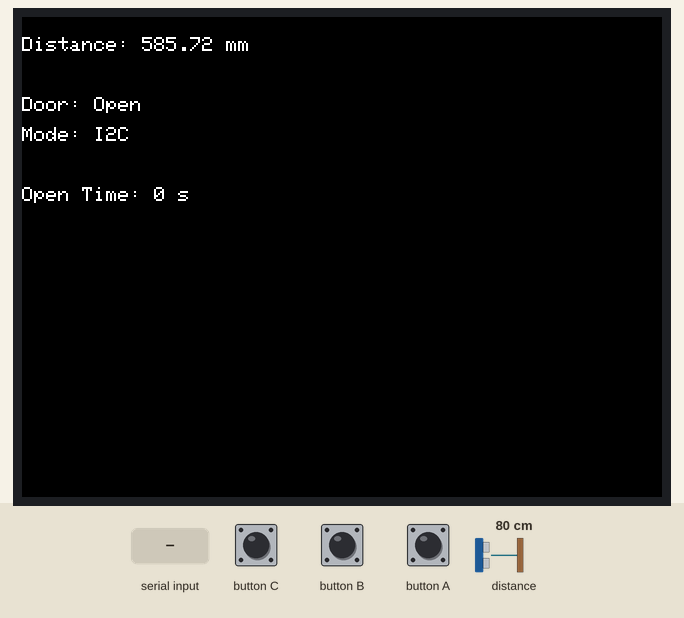
Recording of a program running on a simulated ESP32. On the bench: 320×240 colour display. Inputs (shaded band) come from the test bench; at power-on: distance to the obstacle 80 cm. What the program prints to the serial monitor is not drawn. At 10.7 s the program restarts the board; the recording ends there.

Above: at 1.6 s.
1.7 s: distance to the obstacle set to 2 cm
At 4.5 s:
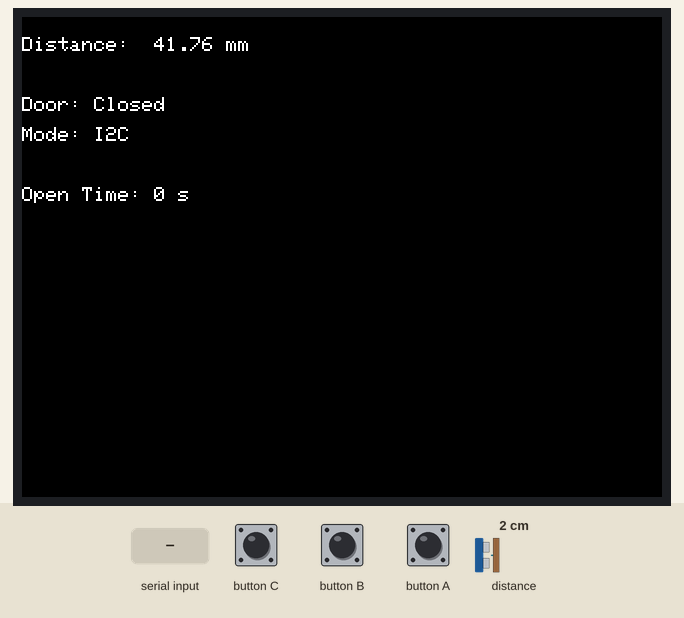
4.7 s: distance to the obstacle set to 4 cm
7.6 s: distance to the obstacle set to 9 cm
At 9.9 s:
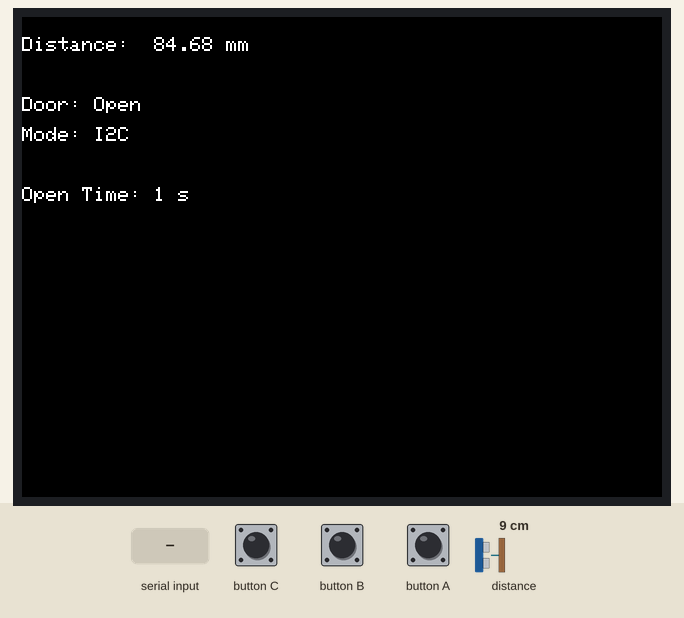
10.6 s: "RESET\n" received over Serial
Timing chart, 0 to 10.7 s (numbered marks = the images above; inputs shaded):
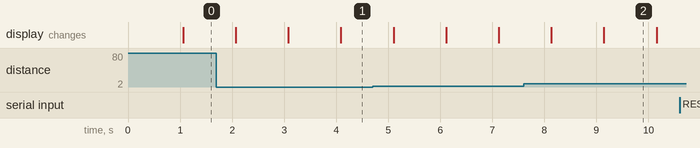

The program:

main.cpp
```cpp
#include <Arduino.h>
#include <M5Unified.h>
#include "peripheral/DistanceSensor.h"
#include "core/DoorOpenDetector.h"
#include "Config.h"

DistanceSensor ds;
DoorOpenDetector doorOpenDetector(&ds);

void setup() {
  M5.begin();
  Serial.begin(Config::SERIAL_BAUDRATE);
  ds.init();
}

void loop() {
  static unsigned long lastUpdateTime = 0;
  static unsigned long lastSensorUpdateTime = 0;
  static unsigned long lastSerialSendTime = 0;
  unsigned long currentTime = millis();

  // ds.update()
  if (currentTime - lastSensorUpdateTime >= 10) {
    lastSensorUpdateTime = currentTime;
    ds.update();
  }

  // doorOpenDetector.update()
  if (currentTime - lastUpdateTime >= 1000) {
    lastUpdateTime = currentTime;
    doorOpenDetector.update();

    float distance = ds.getFilteredValue();
    bool isOpen = ds.isAboveThreshold();

    //M5.Lcd.clear();
    M5.Lcd.setCursor(0, 10);
    M5.Lcd.printf("Distance: %6.2f mm\n", distance);
    M5.Lcd.setCursor(0, 40);
    M5.Lcd.printf("Door: %s", isOpen ? "Open  " : "Closed");

    // Display communication mode
    M5.Lcd.setCursor(0, 55);
    M5.Lcd.printf("Mode: %s", Config::COMMUNICATION_MODE == CommunicationMode::I2C ? "I2C" : "Serial");

    // Display buzzer status for Serial mode
    if (Config::COMMUNICATION_MODE == CommunicationMode::SERIAL_COMM) {
      M5.Lcd.setCursor(0, 70);
      M5.Lcd.printf("Buzzer: %s", doorOpenDetector.getSystemState() == DoorOpenDetector::SystemState::Alert ? "ON " : "OFF");
    }

    // Door open time display
    unsigned long openMs = doorOpenDetector.getOpenDurationMillis();
    M5.Lcd.setCursor(0, 85);
    M5.Lcd.printf("Open Time: %lu s", openMs / 1000);
  }

  // Serial command processing
  if (Serial.available()) {
    String command = Serial.readStringUntil('\n');
    command.trim();

    if (command.startsWith("DISTANCE:")) {
      float distance = command.substring(9).toFloat();
      ds.setSerialDistance(distance);
    }
    else if (command == "RESET") {
      // Reset M5StickC device
      Serial.println("RESET:OK");
      Serial.flush();
      delay(100);
      ESP.restart();
    }
  }

  // Serial communication
  if (currentTime - lastSerialSendTime >= Config::SERIAL_SEND_INTERVAL_MS) {
    lastSerialSendTime = currentTime;
    doorOpenDetector.sendSerialStatus();
  }

  M5.update();
}
```

DoorOpenDetector.cpp
```cpp
#include "DoorOpenDetector.h"
#include <M5Unified.h>
#include "../Config.h"

DoorOpenDetector::DoorOpenDetector(DistanceSensor* sensor)
    : sensor_(sensor),
      systemState_(SystemState::Monitoring),
      timerState_(TimerState::Stopped),
      openStartMillis_(0) {}

void DoorOpenDetector::update() {
    switch (systemState_) {
        case SystemState::Monitoring:
            handleMonitoring();
            break;
        case SystemState::Alert:
            handleAlert();
            break;
    }
}

void DoorOpenDetector::handleMonitoring() {
    switch (timerState_) {
        case TimerState::Stopped:
            if (sensor_->isAboveThreshold()) {
                transitionTo(SystemState::Monitoring, TimerState::Counting);
            } else {
                doAction(systemState_, timerState_);
            }
            break;
        case TimerState::Counting:
            if (!sensor_->isAboveThreshold()) {
                transitionTo(SystemState::Monitoring, TimerState::Stopped);
            } else {
                if (millis() - openStartMillis_ >= ALERT_THRESHOLD_MS) {
                    transitionTo(SystemState::Alert, TimerState::Stopped);
                } else {
                    doAction(systemState_, timerState_);
                }
            }
            break;
    }
}

void DoorOpenDetector::handleAlert() {
    if (!sensor_->isAboveThreshold()) {
        transitionTo(SystemState::Monitoring, TimerState::Stopped);
    } else {
        doAction(systemState_, timerState_);
    }
}

void DoorOpenDetector::transitionTo(SystemState newSystem, TimerState newTimer) {
    exit(systemState_, timerState_);
    systemState_ = newSystem;
    timerState_ = newTimer;
    entry(systemState_, timerState_);

}

void DoorOpenDetector::reset() {
    systemState_ = SystemState::Monitoring;
    timerState_ = TimerState::Stopped;
    openStartMillis_ = 0;
}

void DoorOpenDetector::entry(SystemState system, TimerState timer) {
    // Reset timer on monitoring entry
    if (system == SystemState::Monitoring && timer == TimerState::Counting) {
        openStartMillis_ = millis();
    }
}

void DoorOpenDetector::exit(SystemState system, TimerState timer) {

}

// alert????r?[?v??????
void DoorOpenDetector::doAction(SystemState system, TimerState timer) {
    if (system == SystemState::Alert && Config::COMMUNICATION_MODE == CommunicationMode::I2C) {
        M5.Speaker.tone(4000, 800);
    }
}

unsigned long DoorOpenDetector::getOpenDurationMillis() const {
    if (timerState_ == TimerState::Counting) {
        return millis() - openStartMillis_;
    }
    return 0;
}

DoorOpenDetector::SystemState DoorOpenDetector::getSystemState() const {
    return systemState_;
}

DoorOpenDetector::TimerState DoorOpenDetector::getTimerState() const {
    return timerState_;
}

void DoorOpenDetector::sendSerialStatus() {
    float distance = sensor_->getFilteredValue();
    bool isOpen = sensor_->isAboveThreshold();
    unsigned long openTime = getOpenDurationMillis();

    Serial.print("STATUS:");
    Serial.print("distance=");
    Serial.print(distance);
    Serial.print(",door=");
    Serial.print(isOpen ? "open" : "closed");
    Serial.print(",system_state=");
    Serial.print(systemState_ == SystemState::Monitoring ? "monitoring" : "alert");
    Serial.print(",timer_state=");
    Serial.print(timerState_ == TimerState::Stopped ? "stopped" : "counting");
    Serial.print(",open_time=");
    Serial.print(openTime);
    Serial.print(",buzzer=");
    Serial.print(systemState_ == SystemState::Alert ? "on" : "off");
    Serial.println();
}
```

DoorOpenDetector.h
```cpp
#pragma once

#include "../peripheral/DistanceSensor.h"

class DoorOpenDetector {
public:
    enum class SystemState {
        Monitoring,
        Alert
    };

    enum class TimerState {
        Stopped,
        Counting
    };

    DoorOpenDetector(DistanceSensor* sensor);
    unsigned long getOpenDurationMillis() const;

    void update();
    void reset();

    void entry(SystemState system, TimerState timer);
    void exit(SystemState system, TimerState timer);
    void doAction(SystemState system, TimerState timer);

    SystemState getSystemState() const;
    TimerState getTimerState() const;
    void sendSerialStatus();

private:
    DistanceSensor* sensor_;
    SystemState systemState_;
    TimerState timerState_;
    unsigned long openStartMillis_;
    static constexpr unsigned long ALERT_THRESHOLD_MS = 60000; // 60 seconds

    void transitionTo(SystemState newSystem, TimerState newTimer);
    void handleMonitoring();
    void handleAlert();
};
```

DistanceSensor.cpp
```cpp
#include "DistanceSensor.h"
#include <Wire.h>
#include <M5Unified.h> // Include for M5.Lcd and Serial if needed
#include "../Config.h"

DistanceSensor::DistanceSensor(float ts, float tau)
    : execution_cycle_ts(ts),
      filter_time_constant_tau(tau),
      sensor_output(0),
      sensor_filtered_value(0.0f),
      sensor_filtered_value_prev(0.0f),
      serialBuffer("") {
    lpf_alpha = execution_cycle_ts / (filter_time_constant_tau + execution_cycle_ts);
}

void DistanceSensor::init() {
    if (Config::COMMUNICATION_MODE == CommunicationMode::I2C) {
        Wire.begin(0, 26, 100000UL); // Refer to TOF.ino for HAT connection settings
        sensor.setTimeout(500);
        if (!sensor.init()) {
            // Error handling: Display on M5StickC LCD, etc.
            // Example of serial output and LCD display
            Serial.println("Failed to detect and initialize VL53L0X sensor!");
            M5.Lcd.fillScreen(BLACK);
            M5.Lcd.setCursor(10, 10);
            M5.Lcd.setTextSize(2);
            M5.Lcd.setTextColor(RED);
            M5.Lcd.print("Sensor Fail");
            // Consider stopping processing with an infinite loop, etc.
            while(1);
        }
        sensor.startContinuous();
    } else if (Config::COMMUNICATION_MODE == CommunicationMode::SERIAL_COMM) {
        // Initialize with default distance for serial mode
        sensor_output = 100; // Default distance in mm
        sensor_filtered_value = 100.0f;
        sensor_filtered_value_prev = 100.0f;
        Serial.println("Distance sensor initialized in Serial mode");
    }
}

void DistanceSensor::update() {
    if (Config::COMMUNICATION_MODE == CommunicationMode::I2C) {
        sensor_output = sensor.readRangeContinuousMillimeters();
        if (sensor.timeoutOccurred()) {
            Serial.println("VL53L0X TIMEOUT");
            // Consider how to handle the value in case of timeout (e.g., maintain previous value, set as error value, etc.)
            // Here, the filter calculation is not performed, and the previous value is maintained.
            return;
        }
        lowPassFilter();
    } else if (Config::COMMUNICATION_MODE == CommunicationMode::SERIAL_COMM) {
        checkSerialInput();
        lowPassFilter();
    }
}

void DistanceSensor::lowPassFilter() {
    sensor_filtered_value = lpf_alpha * sensor_output + (1.0f - lpf_alpha) * sensor_filtered_value_prev;
    sensor_filtered_value_prev = sensor_filtered_value;
}

float DistanceSensor::getFilteredValue() const {
    return sensor_filtered_value;
}

uint16_t DistanceSensor::getRawValue() const {
    return sensor_output;
}
bool DistanceSensor::isAboveThreshold() const {
    return sensor_filtered_value >= FILTERED_VALUE_THRESHOLD_MM;
}

void DistanceSensor::setSerialDistance(float distance) {
    sensor_output = (uint16_t)distance;
}

void DistanceSensor::checkSerialInput() {
    while (Serial.available() > 0) {
        char inChar = Serial.read();
        if (inChar == '\n') {
            if (serialBuffer.startsWith("DISTANCE:")) {
                String distanceStr = serialBuffer.substring(9);
                float distance = distanceStr.toFloat();
                if (distance > 0) {
                    setSerialDistance(distance);
                }
            }
            serialBuffer = "";
        } else {
            serialBuffer += inChar;
        }
    }
}
```

DistanceSensor.h
```cpp
#ifndef DISTANCE_SENSOR_H
#define DISTANCE_SENSOR_H

#include <VL53L0X.h>

class DistanceSensor {
public:
    DistanceSensor(float ts = 0.01, float tau = 0.2); // ts: 10ms, tau: 200ms
    void init();
    void update();
    float getFilteredValue() const;
    uint16_t getRawValue() const;

    static constexpr float FILTERED_VALUE_THRESHOLD_MM = 50.0f; // 5cm threshold
    bool isAboveThreshold() const;

    // Serial communication methods
    void setSerialDistance(float distance);
    void checkSerialInput();

private:
    void lowPassFilter();

    VL53L0X sensor; // Type: VL53L0X (TOF sensor library class)
    float execution_cycle_ts; // Type: float (Execution cycle)
    float filter_time_constant_tau; // Type: float (Filter time constant)
    float lpf_alpha; // Type: float (Low-pass filter coefficient)

    uint16_t sensor_output; // Type: uint16_t (Unsigned 16-bit integer, raw sensor value)
    float sensor_filtered_value; // Type: float (Filtered sensor value)
    float sensor_filtered_value_prev; // Type: float (Previous filtered sensor value)

    // Serial communication buffer
    String serialBuffer;
};

#endif // DISTANCE_SENSOR_H
```

Config.h
```cpp
#pragma once

// Distance sensor communication mode
enum class CommunicationMode {
    I2C,
    SERIAL_COMM
};

// Global configuration
struct Config {
    // Change this to switch between I2C and Serial modes
    static constexpr CommunicationMode COMMUNICATION_MODE = CommunicationMode::I2C;

    static constexpr unsigned long SERIAL_BAUDRATE = 115200;
    static constexpr unsigned long SERIAL_SEND_INTERVAL_MS = 1000;
    static constexpr float DISTANCE_THRESHOLD_MM = 50.0f;
    static constexpr unsigned long ALERT_THRESHOLD_MS = 60000; // 60 seconds
};
```

Measured:
- after the input at 10.6 s, every drawn part: stays the same
